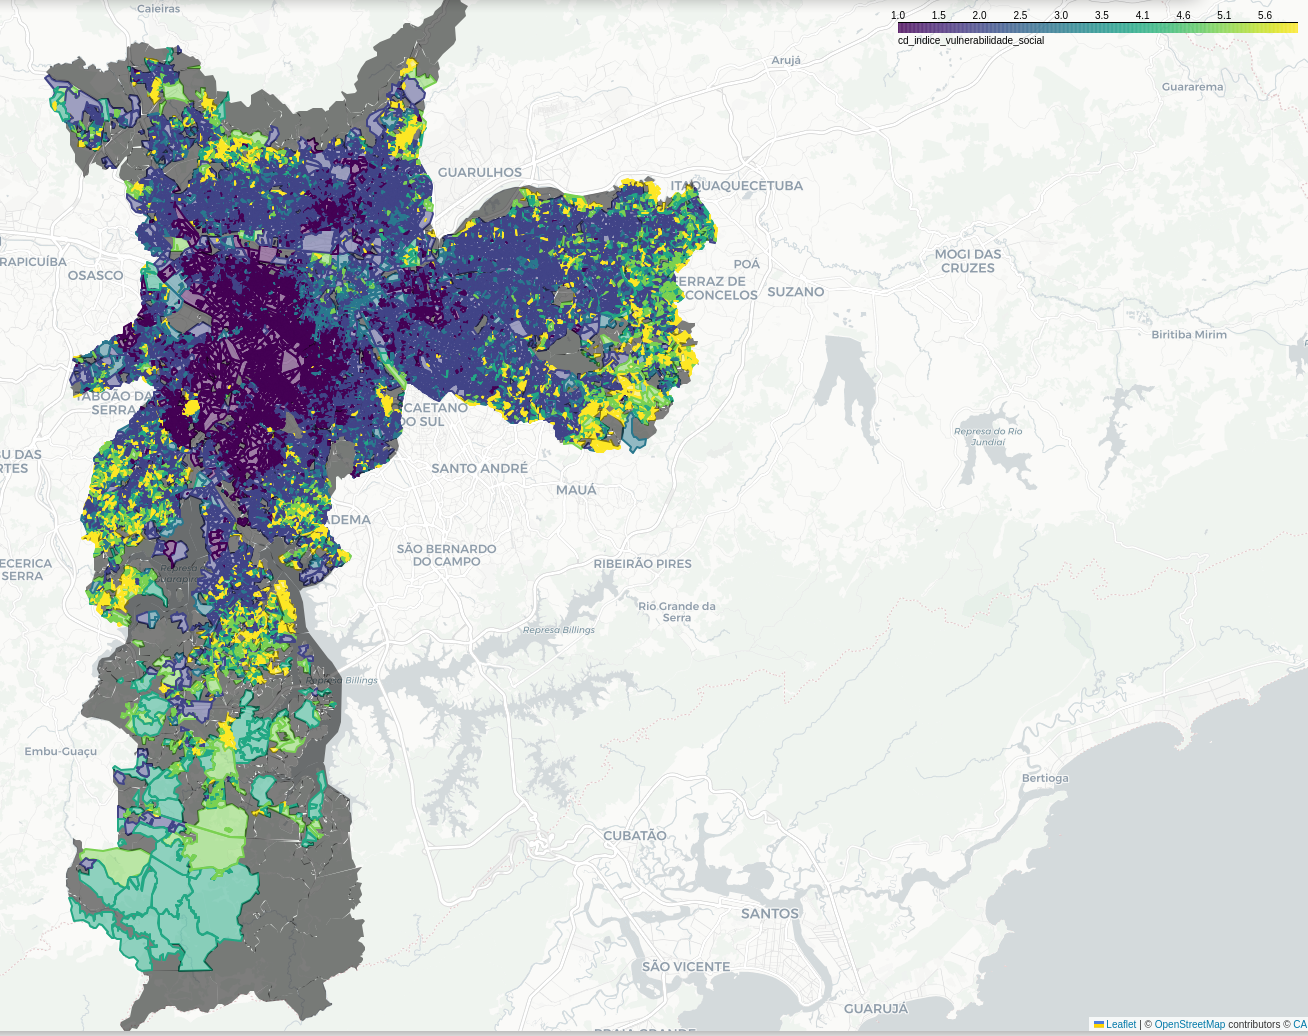

This figure's Python source:
"""
Exemplo de geopandas.GeoDataFrame + Folium 
!pip install geopandas folium branca mapclassify
"""

import geopandas as gpd

#### para baixar arquivos do Google Drive
#import gdown
## https://drive.google.com/file/d/1i15KSXMikIKVILnkE5cyjIFnmgUxWzs_/view?usp=sharing
#file_id = "1i15KSXMikIKVILnkE5cyjIFnmgUxWzs_" # "ID_GOOGLE_DRIVE"
#output  = "indice_vuln_soc.gpkg" 
#gdown.download(id=file_id, output=output, quiet=False)
####

gdf = gpd.read_file('indice_vuln_soc.gpkg') # no Colab usar /content/...
print(gdf.columns)

mapa = gdf.explore("cd_indice_vulnerabilidade_social", tiles="CartoDB positron")
mapa.save("mapa.html")
